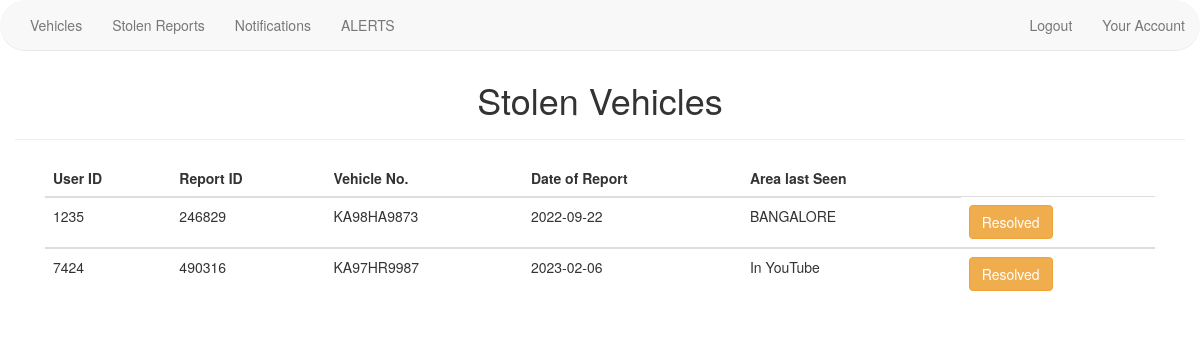
The app's page /stolen.php with its own data.
### tables this page shows
CREATE TABLE `stolen_reports` (
  `USER_ID` int(11) NOT NULL,
  `REPORT_ID` int(10) NOT NULL,
  `VEH_NO` char(10) NOT NULL,
  `DATE_OF_REPORT` date DEFAULT NULL,
  `AREA_OF_LAST_SEEN` varchar(20) DEFAULT NULL
);

### stolen.php (the view, shortened to what this page needs)
<?php
$servername = "localhost";
$usernam = "root";
$password = "";
$database = "reg_veh";
$connection = mysqli_connect($servername, $usernam, $password, $database);
$query = "SELECT * FROM stolen_reports;";
$result = mysqli_query($connection, $query);
?>
<!DOCTYPE html>
<html lang="en">
<head>
    <link rel="stylesheet" type="text/css" href="./slick/slick.css">
    <link rel="stylesheet" type="text/css" href="./slick/slick-theme.css">
    <link rel="stylesheet" href="https://maxcdn.bootstrapcdn.com/bootstrap/3.3.7/css/bootstrap.min.css">
    <link rel="stylesheet" href="animate.css">
    <link rel="stylesheet" href="style.css">
</head>
<body>
    <?php include 'navbar_admin.php'; ?>
    <br>
    <br>
    <div class="container">
        <div class="row">
            <div class="page-header">
                <h1 style="text-align: center;">Stolen Vehicles</h1>
            </div>
        </div>
        <div class="col-md-12">
            <table class="table">
                <thead>
                    <tr>
                        <th>User ID</th>
                        <th>Report ID</th>
                        <th>Vehicle No.</th>
                        <th>Date of Report</th>
                        <th>Area last Seen</th>
                    </tr>
                </thead>
                <tbody>
                    <?php
                    while ($row = mysqli_fetch_assoc($result)) {
                    ?>
                        <tr>
                            <td><?php echo $row['USER_ID']; ?></td>
                            <td><?php echo $row['REPORT_ID']; ?></td>
                            <td><?php echo $row['VEH_NO']; ?></td>
                            <td><?php echo $row['DATE_OF_REPORT']; ?></td>
                            <td><?php echo $row['AREA_OF_LAST_SEEN']; ?></td>
                            <td>
                                <form action="resolveStolen.php" method="post">
                                    <input type="submit" name="submit" class="btn btn-warning" value="Resolved">
                                </form>
                            </td>
                        </tr>
                </tbody>
            <?php } ?>
            </table>
        </div>
</body>
</html>

### records on screen
stolen_reports: USER_ID "1235", REPORT_ID "246829", VEH_NO "KA98HA9873", DATE_OF_REPORT "2022-09-22", AREA_OF_LAST_SEEN "BANGALORE"
stolen_reports: USER_ID "7424", REPORT_ID "490316", VEH_NO "KA97HR9987", DATE_OF_REPORT "2023-02-06", AREA_OF_LAST_SEEN "In YouTube"
